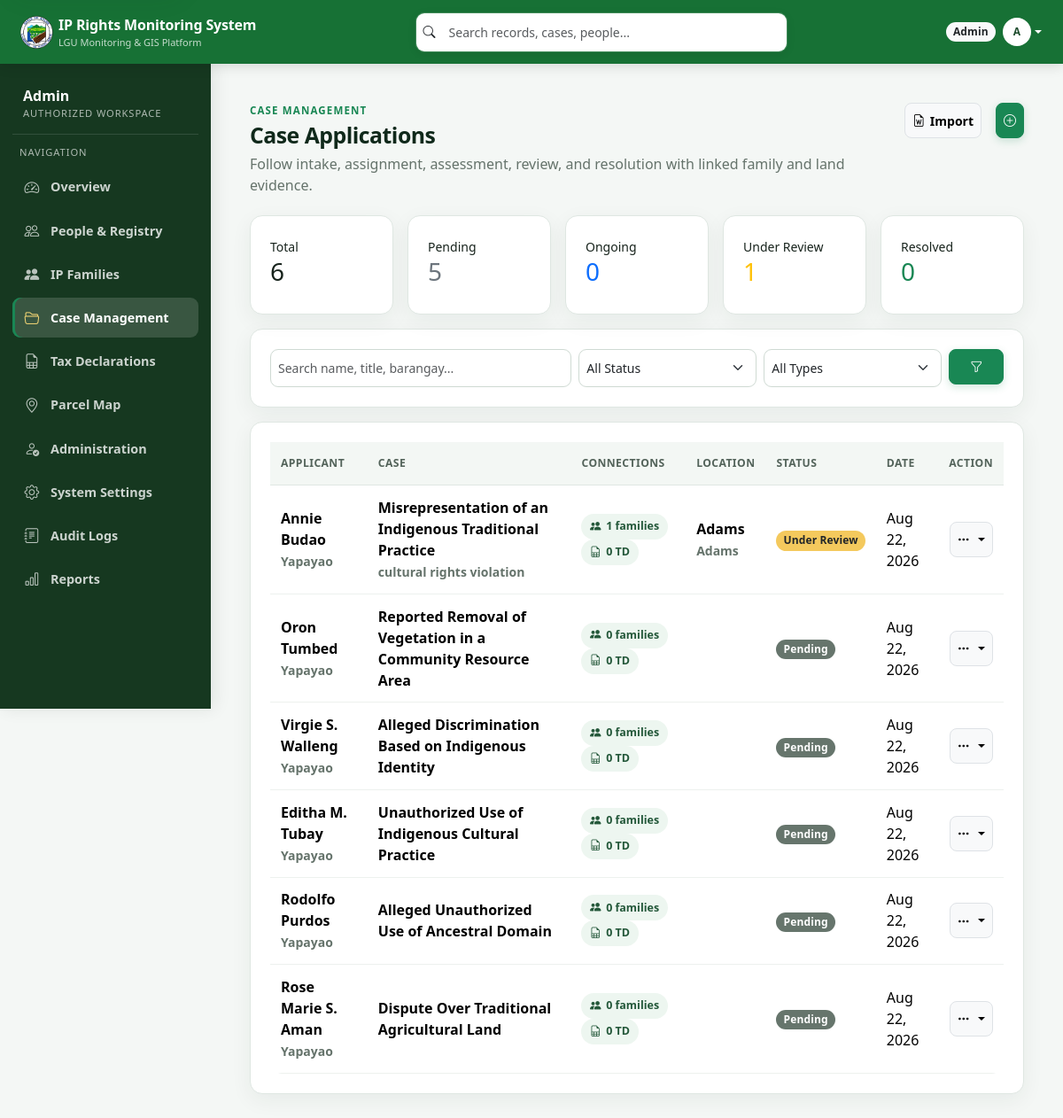
/auth/admin/cases.php (signed in), run on the app's committed database.
### tables this page shows
CREATE TABLE `case_applications` (
  `id` int(11) NOT NULL,
  `applicant_fullname` varchar(150) NOT NULL,
  `applicant_gender` enum('Male','Female','Other') DEFAULT NULL,
  `applicant_dob` date DEFAULT NULL,
  `applicant_contact` varchar(20) DEFAULT NULL,
  `applicant_email` varchar(150) DEFAULT NULL,
  `applicant_address` text DEFAULT NULL,
  `applicant_ip_group` varchar(100) DEFAULT NULL,
  `applicant_affiliation_id` int(10) UNSIGNED DEFAULT NULL,
  `rep_name` varchar(150) DEFAULT NULL,
  `rep_relationship` varchar(100) DEFAULT NULL,
  `rep_contact` varchar(20) DEFAULT NULL,
  `case_title` varchar(255) DEFAULT NULL,
  `case_type` enum('land_dispute','ancestral_domain_conflict','cultural_rights_violation','discrimination','environmental_issue','other') DEFAULT 'other',
  `case_type_other` varchar(255) DEFAULT NULL,
  `case_type_id` int(10) UNSIGNED DEFAULT NULL,
  `incident_date` date DEFAULT NULL,
  `incident_barangay` varchar(150) DEFAULT NULL,
  `incident_municipality` varchar(150) DEFAULT NULL,
  `incident_province` varchar(150) DEFAULT NULL,
  `incident_location_text` varchar(255) DEFAULT NULL,
  `case_description` text DEFAULT NULL,
  `status` enum('pending','ongoing','under_review','resolved','closed') DEFAULT 'pending',
  `created_by` int(11) DEFAULT NULL,
  `assigned_to` varchar(20) DEFAULT NULL,
  `created_at` timestamp NOT NULL DEFAULT current_timestamp(),
  `updated_at` timestamp NOT NULL DEFAULT current_timestamp() ON UPDATE current_timestamp()
);

### includes/security.php (called while the page is built, shortened)
<?php
function pagination_values(int $total, int $perPage = 25): array
{
    $perPage = max(10, min(100, $perPage));
    $pages = max(1, (int) ceil($total / $perPage));
    $page = max(1, min($pages, (int) ($_GET['page'] ?? 1)));
    return [$page, $perPage, ($page - 1) * $perPage, $pages];
}
function e($value): string
{
    return htmlspecialchars((string) $value, ENT_QUOTES | ENT_SUBSTITUTE, 'UTF-8');
}

### auth/admin/cases.php (the view, shortened to what this page needs)
<?php
require '../../includes/header.php';
require '../../includes/role_guard.php';
require '../../includes/db.php';
$filterQ=trim((string)($_GET['q']??'')); $filterStatus=(string)($_GET['status']??''); $filterType=(string)($_GET['type']??'');
$where=' WHERE 1=1';
$filteredTotal=(int)$conn->query("SELECT COUNT(*) FROM case_applications $where")->fetch_row()[0];
[$page, $perPage, $offset, $pages] = pagination_values($filteredTotal);
$sql = "SELECT case_applications.id,applicant_fullname,applicant_ip_group,case_title,case_type,incident_barangay,incident_municipality,status,assigned_to,created_at,(SELECT COUNT(DISTINCT fm.family_id) FROM case_persons_involved cp JOIN ip_family_members fm ON fm.id=cp.family_member_id WHERE cp.case_id=case_applications.id) linked_family_count,(SELECT COUNT(*) FROM case_tax_declarations ct WHERE ct.case_id=case_applications.id) tax_declaration_count FROM case_applications $where ORDER BY id DESC LIMIT $perPage OFFSET $offset";
$result = mysqli_query($conn, $sql);
$cases = [];
while ($row = mysqli_fetch_assoc($result)) {
    $cases[] = $row;
}
?>
<div class="main-no-right">
    <div class="workspace-header">
        <div>
            <div class="eyebrow">Case Management</div><h1>Case Applications</h1>
            <p>Follow intake, assignment, assessment, review, and resolution with linked family and land evidence.</p>
        </div>
        <?php if ($_SESSION['role'] == 'admin'): ?>
            <a href="cases/import.php" class="btn btn-light border btn-sm"><i class="bi bi-file-earmark-word"></i> Import</a>
            <a href="cases/create.php" class="btn btn-success btn-sm">
                <i class="bi bi-plus-circle"></i>
            </a>
        <?php endif; ?>
    </div>
    <?php require '../../includes/components/case_summary.php'; ?>
    <form class="card-box mb-3" method="get">
        <div class="row g-2">
            <div class="col-md-5">
                <input type="search" id="searchInput" name="q" value="<?= e($filterQ) ?>"
                    class="form-control form-control-sm"
                    placeholder="Search name, title, barangay...">
            </div>
            <div class="col-md-3">
                <select id="statusFilter" name="status" class="form-select form-select-sm">
                    <option value="">All Status</option>
                </select>
            </div>
            <div class="col-md-3">
                <select id="typeFilter" name="type" class="form-select form-select-sm">
                    <option value="">All Types</option>
                </select>
            </div>
            <div class="col-md-1">
                <button class="btn btn-success btn-sm w-100" aria-label="Apply filters"><i class="bi bi-funnel"></i></button>
            </div>
        </div>
    </form>
    <div class="card-box p-0 overflow-hidden">
        <table class="table table-hover align-middle mb-0" id="casesTable">
            <thead class="table-light">
                <tr>
                    <th>Applicant</th>
                    <th>Case</th>
                    <th>Connections</th>
                    <th>Location</th>
                    <th>Status</th>
                    <th>Date</th>
                    <th class="text-end">Action</th>
                </tr>
            </thead>
            <tbody>
                <?php foreach ($cases as $c): ?>
                    <tr>
                        <td data-label="Applicant/Tribe">
                            <div class="fw-semibold">
                                <?= htmlspecialchars($c['applicant_fullname']) ?><br>
                                <small class="text-muted">
                                    <?= htmlspecialchars($c['applicant_ip_group']) ?>
                                </small>
                            </div>
                        </td>
                        <td data-label="Case">
                            <div class="fw-semibold">
                                <?= htmlspecialchars($c['case_title']) ?><br>
                                <small class="text-muted">
                                    <?= str_replace('_', ' ', $c['case_type']) ?>
                                </small>
                            </div>
                        </td>
                        <td data-label="Connections"><span class="relationship-chip"><i class="bi bi-people-fill"></i><?=(int)$c['linked_family_count']?> families</span> <span class="relationship-chip"><i class="bi bi-file-earmark-spreadsheet"></i><?=(int)$c['tax_declaration_count']?> TD</span></td>
                        <td data-label="Location">
                            <div class="fw-semibold">
                                <?= e($c['incident_barangay']) ?><br>
                                <small class="text-muted">
                                    <?= e($c['incident_municipality']) ?>
                                </small>
                            </div>
                        </td>
                        <td data-label="Status">
                            <?php
                            $badge = "bg-secondary";
                            if ($c['status'] == 'under_review') $badge = "bg-warning text-dark";
                            ?>
                            <span class="badge <?= $badge ?>">
                                <?= e(ucwords(str_replace('_',' ',$c['status']))) ?>
                            </span>
                        </td>
                        <td data-label="Date">
                            <?= date('M d, Y', strtotime($c['created_at'])) ?>
                        </td>
                        <td class="text-end">
                            <div class="dropdown">
                                <button class="btn btn-sm btn-light border dropdown-toggle"
                                    data-bs-toggle="dropdown">
                                    <i class="bi bi-three-dots"></i>
                                </button>
                            </div>
                        </td>
                    </tr>
                <?php endforeach; ?>
            </tbody>
        </table>
    </div>
</div>
<?php require '../../includes/footer.php'; ?>

### assets/css/app.css (style rules this page uses)
:root { --app-canvas: #f4f7f5; --app-surface: #fff; --app-line: #dfe7e2; --app-ink: #17231c; --app-muted: #65736b; --app-radius: 14px; --app-shadow: 0 7px 24px rgba(17, 57, 35, .06); }
body { font-family: "Segoe UI", system-ui, -apple-system, sans-serif; background: var(--app-canvas) !important; color: var(--app-ink) !important; }
.main, .main-no-right { max-width: 1600px; padding: 28px !important; }
.main-no-right { margin-left: 0 !important; margin-right: 0 !important; }
.card-box { border-color: var(--app-line) !important; border-radius: var(--app-radius) !important; box-shadow: var(--app-shadow) !important; padding: 22px !important; }
.page-heading p, .text-muted { color: var(--app-muted) !important; }
.form-control, .form-select { min-height: 43px !important; border-color: #cfdad3 !important; border-radius: 9px !important; background-color: #fff; }
.btn { border-radius: 9px; font-weight: 650; }
.btn-sm { border-radius: 8px; }
.btn-success { box-shadow: 0 3px 10px color-mix(in srgb, var(--theme-accent) 20%, transparent); }
.table { --bs-table-bg: transparent; margin: 0; }
.table thead th { padding-top: .95rem !important; padding-bottom: .95rem !important; background: #f3f7f4 !important; color: #53635a !important; border-bottom: 1px solid var(--app-line) !important; }
.table tbody td { border-color: #edf1ee; }
.badge { border-radius: 999px; padding: .42em .68em; }
.workspace-header { display:flex;align-items:flex-start;justify-content:space-between;gap:1rem;margin-bottom:1.4rem }
.workspace-header h1 { font-size:1.55rem;font-weight:780;letter-spacing:-.025em;margin:0;color:#10291b }
.workspace-header p { color:var(--app-muted);margin:.3rem 0 0 }
.eyebrow { font-size:.72rem;font-weight:750;text-transform:uppercase;letter-spacing:.1em;color:var(--theme-accent);margin-bottom:.3rem }
.relationship-chip { display:inline-flex;align-items:center;gap:.35rem;padding:.32rem .6rem;border-radius:999px;background:#edf6f0;color:#24583a;font-size:.78rem;font-weight:650;text-decoration:none }
:root { --app-shadow-raised:0 12px 32px rgba(17,57,35,.10);--app-space-1:.25rem;--app-space-2:.5rem;--app-space-3:.75rem;--app-space-4:1rem;--app-space-5:1.5rem;--app-space-6:2rem }
html { scroll-behavior:smooth }
.main,.main-no-right { width:100%;max-width:1560px;margin-right:auto!important }
.card-box+.card-box { margin-top:1rem }
.page-heading h4,.workspace-header h1 { color:#10291b!important;font-weight:760!important;letter-spacing:-.02em }
.btn { min-height:40px;display:inline-flex;align-items:center;justify-content:center;gap:.35rem }
.badge { font-weight:700;letter-spacing:.01em }
.bg-warning { background-color:#f4c95d!important }
.bg-secondary { background-color:#66756c!important }

### data on the page
case_applications: applicant_fullname "Annie Budao", applicant_ip_group "Yapayao", case_title "Misrepresentation of an Indigenous Traditional Practice", case_type "cultural rights violation", linked_family_count "1", tax_declaration_count "0", incident_barangay "Adams", incident_municipality "Adams", status "Under Review", created_at "Aug 22, 2026"
case_applications: applicant_fullname "Oron Tumbed", applicant_ip_group "Yapayao", case_title "Reported Removal of Vegetation in a Community Resource Area", linked_family_count "0", tax_declaration_count "0", status "Pending", created_at "Aug 22, 2026"
case_applications: applicant_fullname "Virgie S. Walleng", applicant_ip_group "Yapayao", case_title "Alleged Discrimination Based on Indigenous Identity", linked_family_count "0", tax_declaration_count "0", status "Pending", created_at "Aug 22, 2026"
case_applications: applicant_fullname "Editha M. Tubay", applicant_ip_group "Yapayao", case_title "Unauthorized Use of Indigenous Cultural Practice", linked_family_count "0", tax_declaration_count "0", status "Pending", created_at "Aug 22, 2026"
case_applications: applicant_fullname "Rodolfo Purdos", applicant_ip_group "Yapayao", case_title "Alleged Unauthorized Use of Ancestral Domain", linked_family_count "0", tax_declaration_count "0", status "Pending", created_at "Aug 22, 2026"
case_applications: applicant_fullname "Rose Marie S. Aman", applicant_ip_group "Yapayao", case_title "Dispute Over Traditional Agricultural Land", linked_family_count "0", tax_declaration_count "0", status "Pending", created_at "Aug 22, 2026"

### other printed values
$_SESSION['role'] "Admin"
substr($_SESSION['username'] ?? 'U', 0, 1) "A"
str_replace('_', ' ', $role) "Admin"
$label "Overview"
$label "People & Registry"
$label "IP Families"
$label "Case Management"
$label "Tax Declarations"
$label "Parcel Map"
$label "Administration"
$label "System Settings"
$label "Audit Logs"
$label "Reports"
$label "Total"
$value "6"
